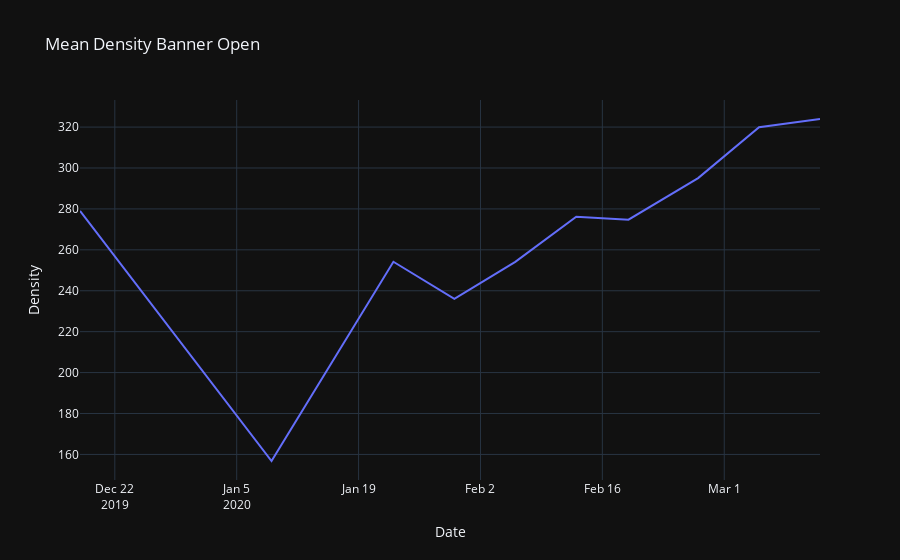

The notebook cell this image was saved under:
### Code cell
# Plot the timeseries of mean density
fig = px.line(
    mean_values, x=mean_values.index, y='value',
    title=f'Mean Density - {site_id}',
    labels={'value': 'Density', 'date': 'Date'}
)

fig.update_layout(
    template='plotly_dark'
)

# Show the plot
fig.show()

# alternative matplotlib code
# mean_values["value"].plot()
# plt.title('Mean Density by Date')
# plt.xlabel('Date')
# plt.ylabel('Mean Density')
# plt.gcf().autofmt_xdate()
# plt.show()

### Figure 1 — Plotly figure (JSON) as saved in the notebook; plotly's stock layout.template omitted (floating-point values rounded to 4 significant figures)
{"data": [{"hovertemplate": "Date=%{x}<br>Density=%{y}<extra></extra>", "legendgroup": "", "line": {"color": "#636efa", "dash": "solid"}, "marker": {"symbol": "circle"}, "mode": "lines", "name": "", "orientation": "v", "showlegend": false, "type": "scatter", "x": ["2019-12-18", "2020-01-09", "2020-01-23", "2020-01-30", "2020-02-06", "2020-02-13", "2020-02-19", "2020-02-27", "2020-03-05", "2020-03-12"], "xaxis": "x", "y": [279, 156.8, 254.2, 236, 254.1, 276.2, 274.8, 295.0, 319.9, 324.0], "yaxis": "y"}], "layout": {"legend": {"tracegroupgap": 0}, "title": {"text": "Mean Density Banner Open"}, "xaxis": {"anchor": "y", "domain": [0, 1], "title": {"text": "Date"}}, "yaxis": {"anchor": "x", "domain": [0, 1], "title": {"text": "Density"}}}}
